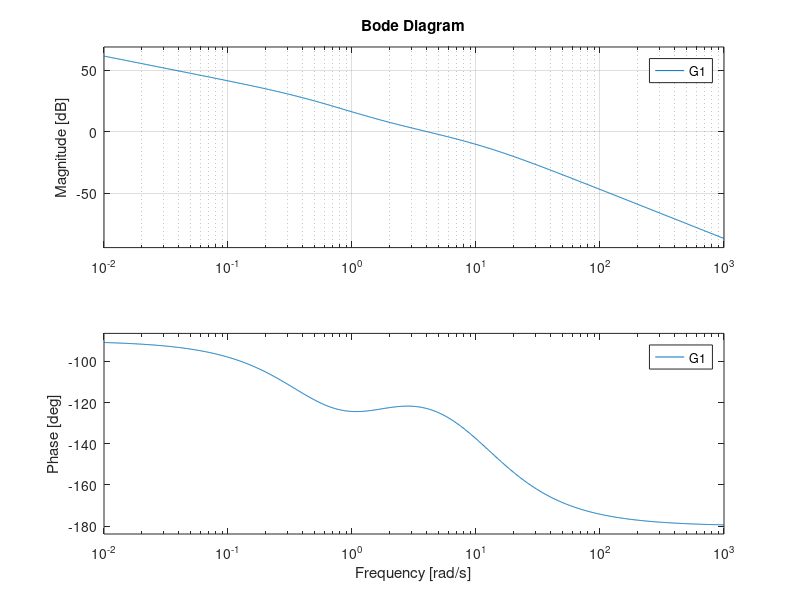

Write MATLAB code to recreate this figure.
G = tf(12, [2 1 0]);

th = 50*pi/180;
a = (1-sin(th))/(1+sin(th));
10*log10(a);
T = 1/4.03/sqrt(a);
lead = tf([T 1],[T*a 1]);
G1 = series(lead, G);

bode(G1), grid;